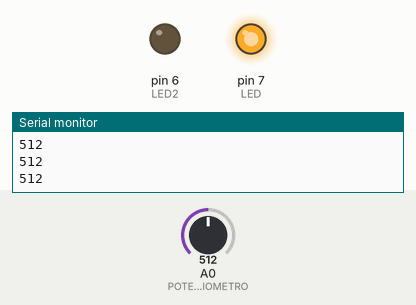
This sketch was run on a simulated Arduino Uno, built with avr-gcc and run on an emulated ATmega328P. Parts: output pins drawn as LEDs (lit = HIGH), the last lines printed to the serial monitor. Inputs (shaded band) come from the test bench; at power-on: A0 (POTENCIOMETRO) = 512.

Above: at 1.2 s.
1.3 s: A0 (POTENCIOMETRO) set to 489
At 1.9 s:
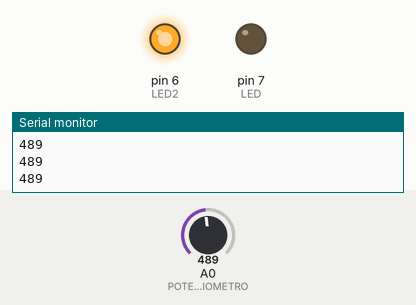
2.8 s: A0 (POTENCIOMETRO) set to 510
At 3.1 s:
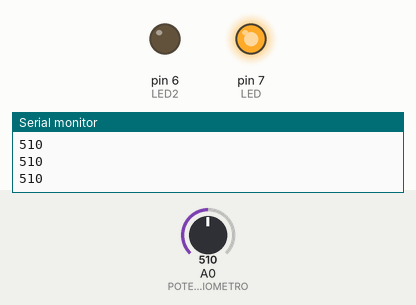
4.3 s: A0 (POTENCIOMETRO) set to 490
At 5.4 s:
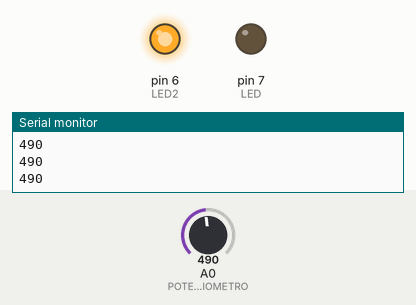
Timing chart, 0 to 7.3 s (numbered marks = the images above; inputs shaded):
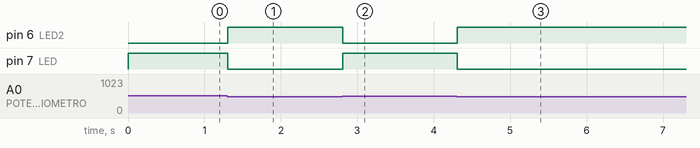

The sketch:

desafio_3_robotica.ino
```cpp
const int LED=7;
const int LED2=6;
const int POTENCIOMETRO=A0;
int val;

void setup(){

  pinMode(LED,OUTPUT);
  pinMode(LED2, OUTPUT);
  pinMode(POTENCIOMETRO,INPUT);
  Serial.begin(9600);
}

void loop(){
  val=analogRead(POTENCIOMETRO);
  Serial.println(val);
  if  (val>500){
  	digitalWrite(LED,HIGH);
    digitalWrite(LED2, LOW);
    }
   else {
   	digitalWrite(LED2,HIGH);
    digitalWrite(LED, LOW);
    }
}
```

Measured:
- the behaviour switches between 501 and 500 on A0 (POTENCIOMETRO) (found by bisection; images 0 and 1)
- after the input at 1.3 s, pin 6 (LED2): LOW → HIGH at once; pin 7 (LED): HIGH → LOW at once
- after the input at 2.8 s, pin 6 (LED2): HIGH → LOW at once; pin 7 (LED): LOW → HIGH at once
- after the input at 4.3 s, pin 6 (LED2): LOW → HIGH at once; pin 7 (LED): HIGH → LOW at once
